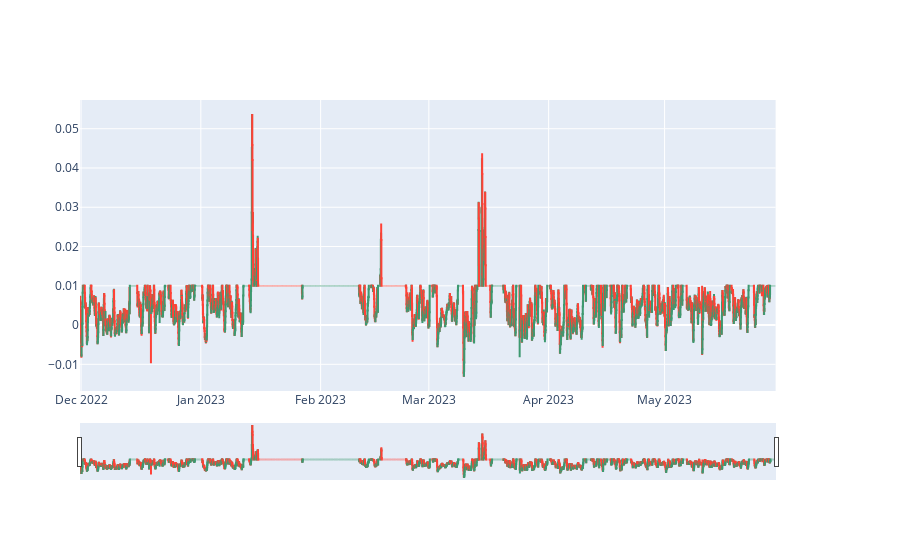

This figure's notebook cell:
### Code cell
# create subplots with two y-axes
fig = make_subplots(specs=[[{"secondary_y": True}]])

# add the trace for the close data to the first y-axis
fig.add_trace(go.Candlestick(
    x=pd.to_datetime(df['t'], unit='ms'),
    open=df['o'],
    high=df['h'],
    low=df['l'],
    close=df['c'],
    name='Close')
)

### Figure 1 — Plotly figure (JSON) as saved in the notebook; plotly's stock layout.template omitted (floating-point values rounded to 4 significant figures; data arrays with more than 128 entries replaced by an {"elided": "..."} marker saying what was removed)
{"data": [{"close": {"elided": "4320 float values"}, "high": {"elided": "4320 float values"}, "low": {"elided": "4320 float values"}, "name": "Close", "open": {"elided": "4320 float values"}, "type": "candlestick", "x": {"elided": "4320 str values"}}], "layout": {"xaxis": {"anchor": "y", "domain": [0, 0.94]}, "yaxis": {"anchor": "x", "domain": [0, 1]}, "yaxis2": {"anchor": "x", "overlaying": "y", "side": "right"}}}
